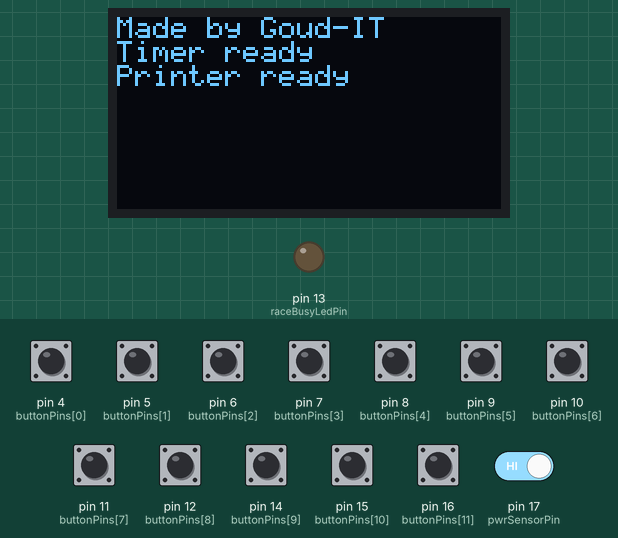
This sketch was run on a simulated Arduino Uno, built with avr-gcc and run on an emulated ATmega328P. On the bench: 128×64 one-colour display, output pins drawn as LEDs (lit = HIGH). Inputs (shaded band) come from the test bench; at power-on: pin 4 (buttonPins[0]), pin 5 (buttonPins[1]), pin 6 (buttonPins[2]), pin 7 (buttonPins[3]), pin 8 (buttonPins[4]), pin 9 (buttonPins[5]), pin 10 (buttonPins[6]), pin 11 (buttonPins[7]), pin 12 (buttonPins[8]), pin 14 (buttonPins[9]), pin 15 (buttonPins[10]), pin 16 (buttonPins[11]), pin 17 (pwrSensorPin) HIGH. What the sketch prints to the serial monitor is not drawn.

Above: at 1.3 s.
1.4 s: pin 4 (buttonPins[0]) pulled LOW for 0.15 s
At 2.2 s:
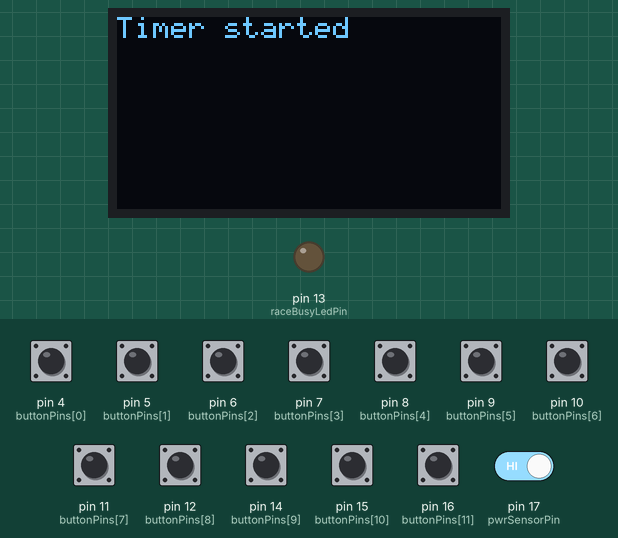
3.0 s: pin 5 (buttonPins[1]) pulled LOW for 0.15 s
At 3.9 s:
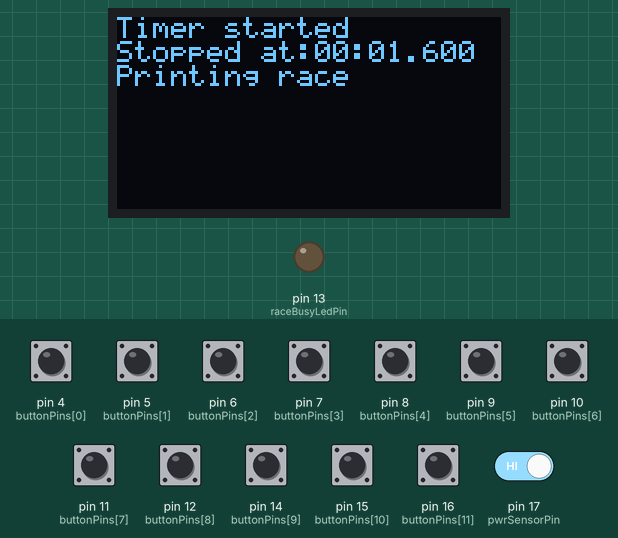
4.6 s: pin 5 (buttonPins[1]) pulled LOW for 1 s
At 6.0 s:
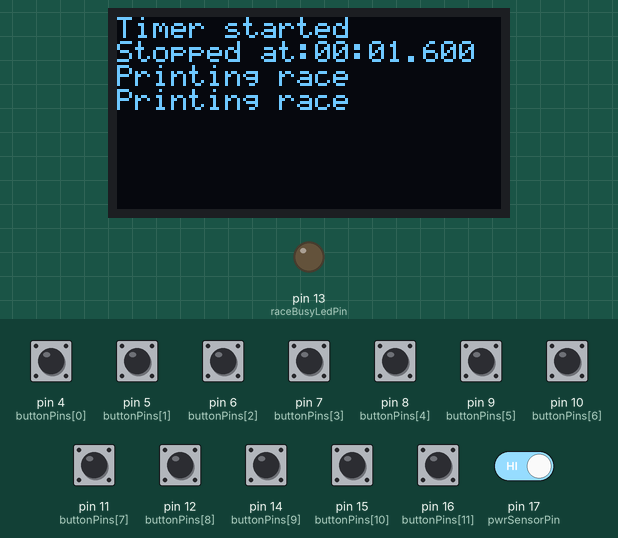
7.1 s: pin 4 (buttonPins[0]) pulled LOW for 1 s
At 7.7 s:
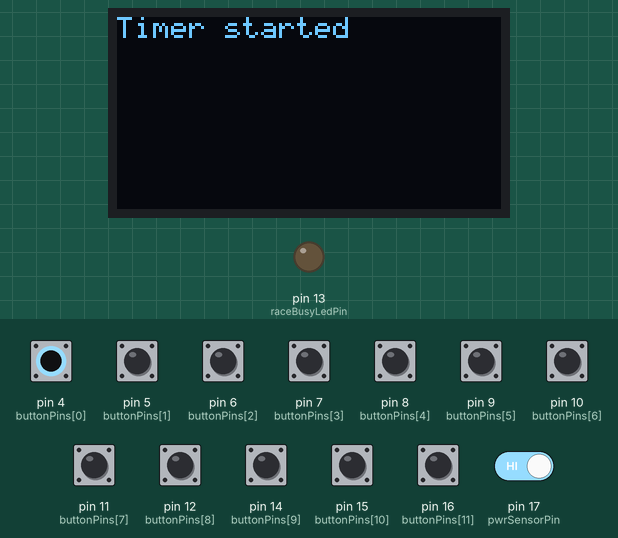
9.6 s: pin 6 (buttonPins[2]) pulsed LOW 5 times (0.12 s each, 0.3 s apart)
At 12.0 s:
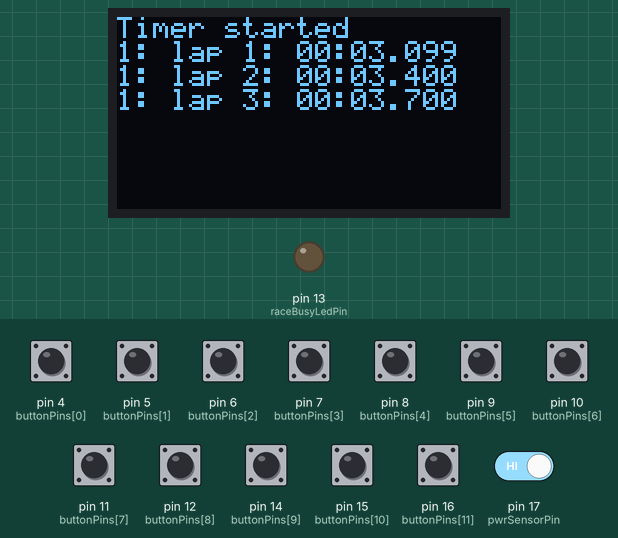
12.6 s: pin 5 (buttonPins[1]) pulled LOW for 0.15 s
At 13.6 s:
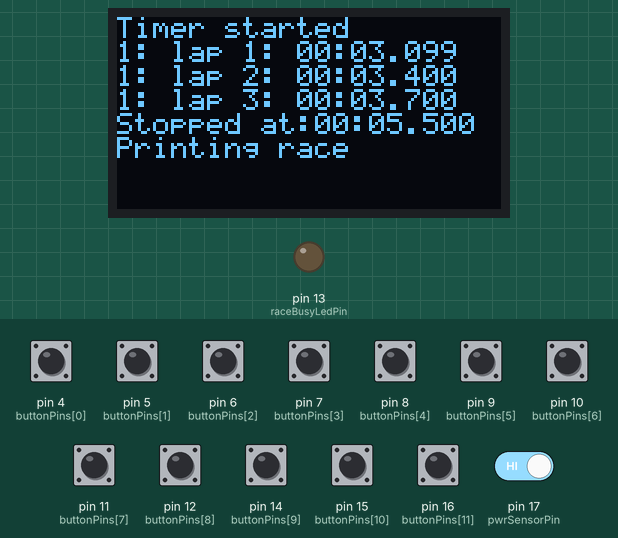
Timing chart, 0 to 15.2 s (numbered marks = the images above; inputs shaded):
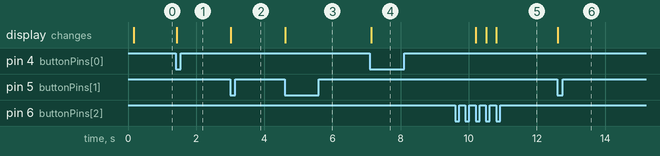

Measured:
- after the input at 1.4 s, the display: changes at once (image 1)
- after the input at 3.0 s, the display: changes at once (image 2)
- after the input at 4.6 s, the display: changes at once (image 3)
- after the input at 7.1 s, the display: changes at once (image 4)
- after the input at 9.6 s, the display: first changes after 0.61 s (image 5 shows a later state)
- after the input at 12.6 s, the display: changes at once (image 6)

The sketch:

Race-timer.ino
```cpp
#define MAX_LANES  11 // The max amount of lanes in the race + 1
#define MAX_LAPS 15
long laneLapTimeElapsed[MAX_LANES][MAX_LAPS];
#include <Bounce2.h>
#define raceBusyLedPin  13
#define pwrSensorPin  17
const byte buttonPins[] = {4, 5, 6, 7, 8, 9, 10, 11, 12, 14, 15, 16}; // start, stop , lane 1 - 10
#define NUMBUTTONS sizeof(buttonPins)

Bounce button[NUMBUTTONS] = Bounce();
bool timerStarted = false;
long startTime;
long tempStartTime = 0;
int laneLapCounter[MAX_LANES];

// display
#include "SSD1306Ascii.h"
#include "SSD1306AsciiAvrI2c.h"
#define I2C_ADDRESS 0x3C
#define RST_PIN 4
SSD1306AsciiAvrI2c oled;
// end_display
// printer
#include "Adafruit_Thermal.h"
#include "SoftwareSerial.h"
#define TX_PIN 3 // Arduino transmit  YELLOW WIRE  labeled RX on printer
#define RX_PIN 2 // Arduino receive   GREEN WIRE   labeled TX on printer
SoftwareSerial mySerial(RX_PIN, TX_PIN);
Adafruit_Thermal printer(&mySerial);
// end_printer

void setup() {
  // display
#if RST_PIN >= 0
  oled.begin(&Adafruit128x64, I2C_ADDRESS, RST_PIN);
#else // RST_PIN >= 0
  oled.begin(&Adafruit128x64, I2C_ADDRESS);
#endif // RST_PIN >= 0
  oled.setFont(System5x7);
  oled.setScrollMode(SCROLL_MODE_AUTO);
  oled.clear();
  oled.println("Made by Goud-IT");
  // end_display
  // printer
  mySerial.begin(9600);
  printer.begin();
  printer.justify('L');
  printer.setSize('S');
  // end_printer

  Serial.begin(9600);
  pinMode(raceBusyLedPin, OUTPUT);
  pinMode(pwrSensorPin, INPUT);
  for (int i = 0; i < NUMBUTTONS; i++) {
    pinMode(buttonPins[i], INPUT_PULLUP);
    button[i] = Bounce();
    button[i].attach(buttonPins[i]);
    button[i].interval(5);
  }

  printMessage("Timer ready");
  if (digitalRead(pwrSensorPin) == LOW) {
    printMessage("No AC power attached");
    printMessage("Use AC power to print");
  } else {
    printMessage("Printer ready");
  }
}

void loop() {
  for (int i = 0; i < NUMBUTTONS; i++) {
    button[i].update();
  }

  if (button[0].fell() && timerStarted == false) {
    startTimer(millis());
  }

  for (int i = 2; i < NUMBUTTONS; i++) {
    if (button[i].fell() && timerStarted == true && (millis() - startTime) > 3000) {
      recordLapPress(i - 1);
    }
    if (button[i].fell() && timerStarted == false){
      if (tempStartTime > 0){
        startTimer(tempStartTime);
      } else {
        tempStartTime = millis();
      }
    }
  }

  if (tempStartTime > 0 && (millis() - tempStartTime) > 500) {
    tempStartTime = 0;
  }

  if (button[1].fell()) {
    if (timerStarted == true) {
      stopTimer();
    }
    if (digitalRead(pwrSensorPin) == HIGH) {
      printRace();
    } else {
      printMessage("No AC power attached");
      printMessage("Connect power to print");
    }
  }
}

void recordLapPress(int lane) {
  laneLapCounter[lane]++;
  laneLapTimeElapsed[lane][laneLapCounter[lane]] = millis() - startTime;
  printMessage(lapTimeMessage(lane, millis() - startTime));
}

void printMessage(String message) {
  Serial.println(message);
  oled.println(message);
}

void printRace() {
  printMessage("Printing race");
  printer.println("Timer stopped at " + msToTimeConverter(millis()) + " since beginning");
  for (int i = 1; i < MAX_LANES; i++) {
    if (laneLapCounter[i] != 0) {
      printer.println("Lane: " + (String)i + " laps counted: " + (String)laneLapCounter[i]);
      printer.println("Final time: " + msToTimeConverter(laneLapTimeElapsed[i][laneLapCounter[i]]));
    }
  }
  printer.feed(4);
}

void stopTimer() {
  printMessage("Stopped at:" + msToTimeConverter(millis() - startTime));
  timerStarted = false;
}

void startTimer(long stime) {
  oled.clear();
  tempStartTime = 0;
  startTime = stime;
  timerStarted = true;
  for (int i = 0; i < MAX_LANES; i++) {
    laneLapCounter[i] = 0;
  }
  printMessage("Timer started");
}

String lapTimeMessage(int lane, long elapsedMillis) {
  return (String)lane + ": lap " + (String)laneLapCounter[lane] + ": " + msToTimeConverter(elapsedMillis);
}

String msToTimeConverter(long elapsedTime) {
  int seconds = elapsedTime / 1000L;
  int minutes = seconds / 60;

  while (seconds >= 60) {
    seconds = seconds - 60;
  }
  String secondsString = (seconds < 10)? "0" + String(seconds): String(seconds);

  int fractional = (int)(elapsedTime % 1000L);
  String fracString = "";
  if (fractional == 0) {
    fracString = "000";
  }
  else if (fractional < 10) {
    fracString = "00";
  }
  else if (fractional < 100) {
    fracString = "0";
  }
  fracString += (String) fractional;

  return "0" + (String) minutes + ':' + secondsString + "." + fracString;
}
```
